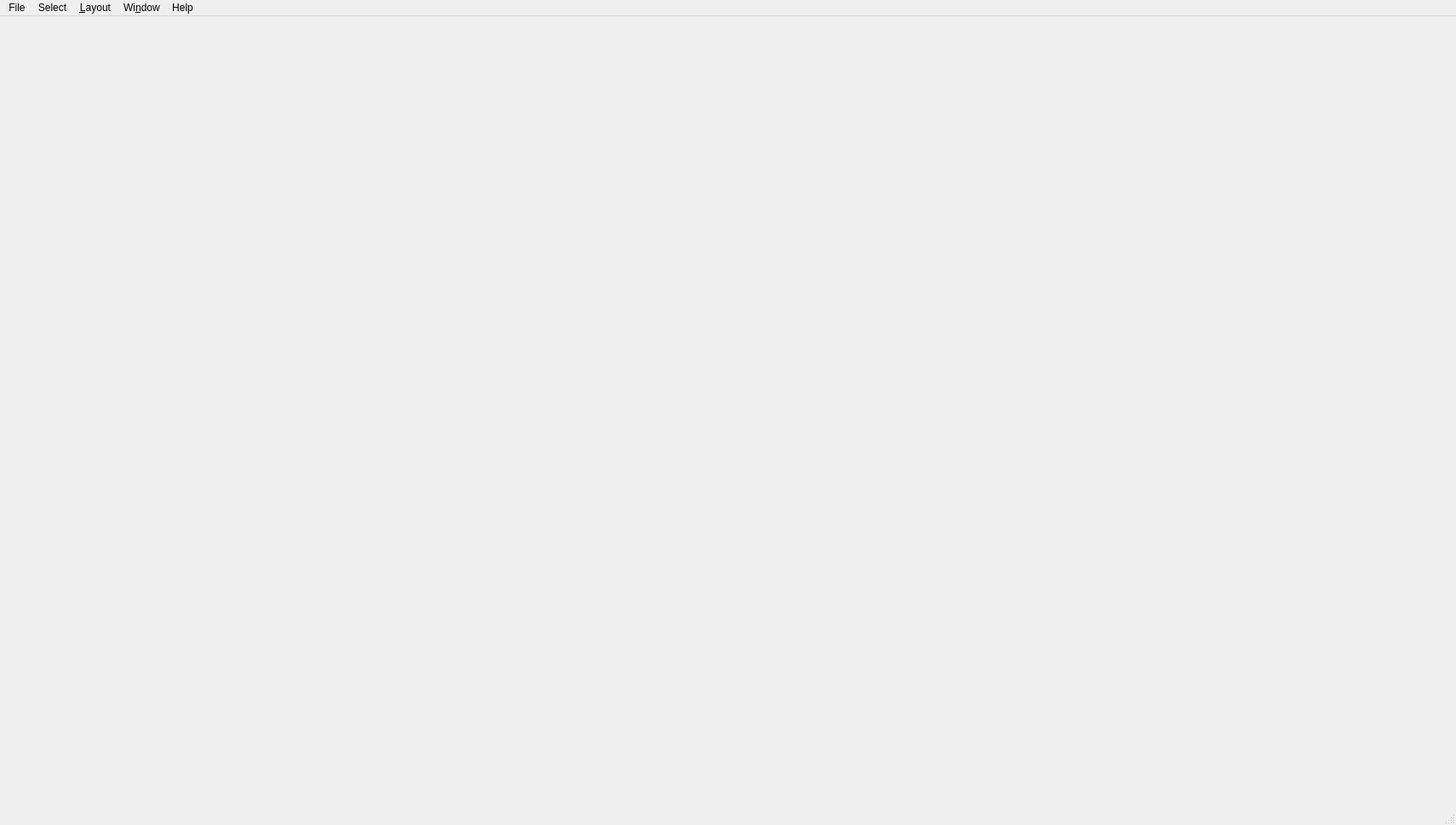
<?xml version="1.0" encoding="UTF-8"?>
<ui version="4.0">
 <class>MainWindow</class>
 <widget class="QMainWindow" name="MainWindow">
  <property name="geometry">
   <rect>
    <x>0</x>
    <y>0</y>
    <width>1710</width>
    <height>969</height>
   </rect>
  </property>
  <property name="windowTitle">
   <string>MainWindow</string>
  </property>
  <widget class="QWidget" name="centralwidget"/>
  <widget class="QMenuBar" name="menubar">
   <property name="geometry">
    <rect>
     <x>0</x>
     <y>0</y>
     <width>1710</width>
     <height>28</height>
    </rect>
   </property>
   <widget class="QMenu" name="menuFile">
    <property name="title">
     <string>File</string>
    </property>
    <widget class="QMenu" name="menuImport">
     <property name="title">
      <string>&amp;Import</string>
     </property>
    </widget>
    <addaction name="actionOpen"/>
    <addaction name="menuImport"/>
    <addaction name="actionQuit"/>
   </widget>
   <widget class="QMenu" name="menuWindow">
    <property name="title">
     <string>Wi&amp;ndow</string>
    </property>
   </widget>
   <widget class="QMenu" name="menuHelp">
    <property name="title">
     <string>Help</string>
    </property>
   </widget>
   <widget class="QMenu" name="menuSelect">
    <property name="title">
     <string>Select</string>
    </property>
    <addaction name="actionBorder"/>
   </widget>
   <widget class="QMenu" name="menuLayout">
    <property name="title">
     <string>&amp;Layout</string>
    </property>
   </widget>
   <addaction name="menuFile"/>
   <addaction name="menuSelect"/>
   <addaction name="menuLayout"/>
   <addaction name="menuWindow"/>
   <addaction name="menuHelp"/>
  </widget>
  <widget class="QStatusBar" name="statusbar"/>
  <action name="actionOpen">
   <property name="text">
    <string>&amp;Open</string>
   </property>
   <property name="shortcut">
    <string>Ctrl+O</string>
   </property>
  </action>
  <action name="actionBorder">
   <property name="text">
    <string>&amp;Border</string>
   </property>
   <property name="shortcut">
    <string>B</string>
   </property>
  </action>
  <action name="actionQuit">
   <property name="text">
    <string>Quit</string>
   </property>
   <property name="shortcut">
    <string>Ctrl+Q</string>
   </property>
  </action>
 </widget>
 <resources/>
 <connections/>
</ui>
